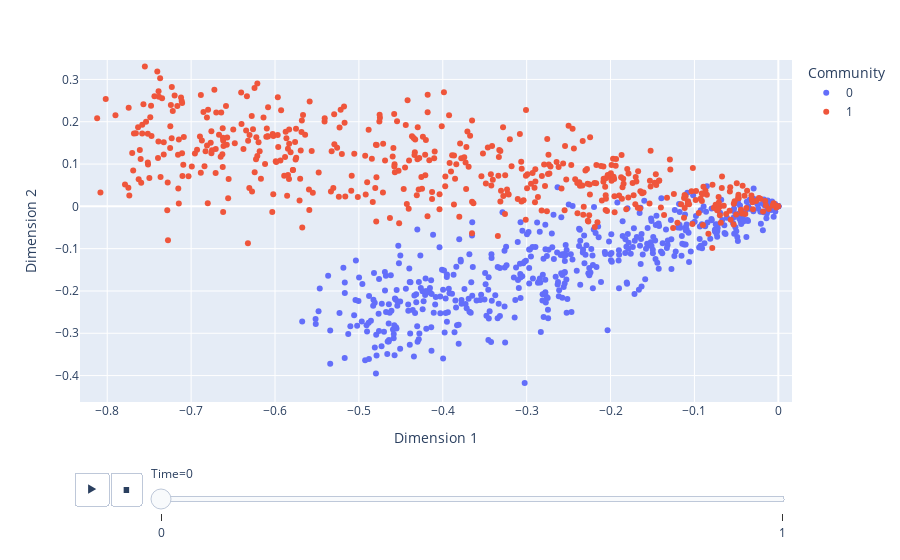

The code cell stored with this chart in its notebook:
### Code cell
n = 1000
T = 2
As, tau, Ps = make_DC_iid(n=n, T=2, iid_prob=0.9)
ya = UASE(As, 2)
plot_embedding(ya, n, T, tau)

### Figure 1 — Plotly figure (JSON) as saved in the notebook; plotly's stock layout.template omitted (floating-point values rounded to 4 significant figures; data arrays with more than 128 entries replaced by an {"elided": "..."} marker saying what was removed)
{"data": [{"hovertemplate": "Community=0<br>Time=0<br>Dimension 1=%{x}<br>Dimension 2=%{y}<extra></extra>", "legendgroup": "0", "marker": {"color": "#636efa", "symbol": "circle"}, "mode": "markers", "name": "0", "orientation": "v", "showlegend": true, "type": "scatter", "x": {"elided": "500 float values"}, "xaxis": "x", "y": {"elided": "500 float values"}, "yaxis": "y"}, {"hovertemplate": "Community=1<br>Time=0<br>Dimension 1=%{x}<br>Dimension 2=%{y}<extra></extra>", "legendgroup": "1", "marker": {"color": "#EF553B", "symbol": "circle"}, "mode": "markers", "name": "1", "orientation": "v", "showlegend": true, "type": "scatter", "x": {"elided": "500 float values"}, "xaxis": "x", "y": {"elided": "500 float values"}, "yaxis": "y"}], "layout": {"legend": {"title": {"text": "Community"}, "tracegroupgap": 0}, "margin": {"t": 60}, "sliders": [{"active": 0, "currentvalue": {"prefix": "Time="}, "len": 0.9, "pad": {"b": 10, "t": 60}, "steps": [{"args": [["0"], {"frame": {"duration": 0, "redraw": false}, "fromcurrent": true, "mode": "immediate", "transition": {"duration": 0, "easing": "linear"}}], "label": "0", "method": "animate"}, {"args": [["1"], {"frame": {"duration": 0, "redraw": false}, "fromcurrent": true, "mode": "immediate", "transition": {"duration": 0, "easing": "linear"}}], "label": "1", "method": "animate"}], "x": 0.1, "xanchor": "left", "y": 0, "yanchor": "top"}], "updatemenus": [{"buttons": [{"args": [null, {"frame": {"duration": 500, "redraw": false}, "fromcurrent": true, "mode": "immediate", "transition": {"duration": 500, "easing": "linear"}}], "label": "&#9654;", "method": "animate"}, {"args": [[null], {"frame": {"duration": 0, "redraw": false}, "fromcurrent": true, "mode": "immediate", "transition": {"duration": 0, "easing": "linear"}}], "label": "&#9724;", "method": "animate"}], "direction": "left", "pad": {"r": 10, "t": 70}, "showactive": false, "type": "buttons", "x": 0.1, "xanchor": "right", "y": 0, "yanchor": "top"}], "xaxis": {"anchor": "y", "domain": [0, 1], "range": [-0.8325, 0.01632], "title": {"text": "Dimension 1"}}, "yaxis": {"anchor": "x", "domain": [0, 1], "range": [-0.4624, 0.3459], "title": {"text": "Dimension 2"}}}}
